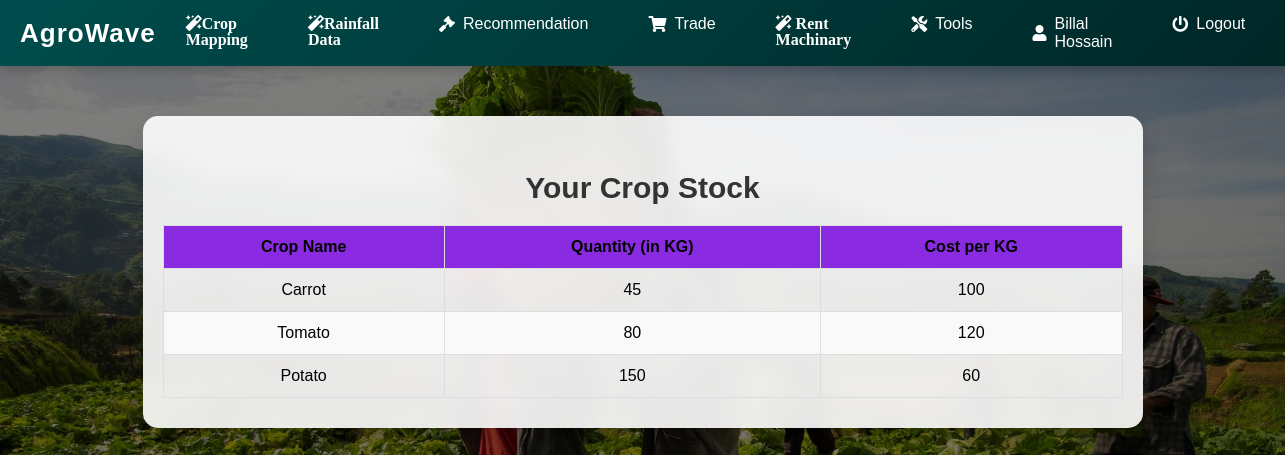
The page /farmer/fstock_crop.php (signed in) on the database its author committed.
### tables this page shows
CREATE TABLE `farmerlogin` (
  `farmer_id` int(11) NOT NULL,
  `farmer_name` varchar(255) NOT NULL,
  `password` varchar(255) NOT NULL,
  `email` varchar(255) NOT NULL,
  `phone_no` varchar(50) NOT NULL,
  `F_gender` varchar(255) NOT NULL,
  `F_birthday` varchar(255) NOT NULL,
  `F_State` varchar(255) NOT NULL,
  `F_District` varchar(255) NOT NULL,
  `F_Location` varchar(255) NOT NULL,
  `otp` int(20) DEFAULT NULL
);

CREATE TABLE `farmer_crops_trade` (
  `trade_id` int(11) NOT NULL,
  `farmer_fkid` int(50) NOT NULL,
  `Trade_crop` varchar(255) NOT NULL,
  `Crop_quantity` double NOT NULL,
  `costperkg` int(11) NOT NULL,
  `msp` int(11) NOT NULL
);

### farmer/fsession.php (called while the page is built, shortened)
<?php
$user_check = $_SESSION['farmer_login_user'];
?>

### farmer/fstock_crop.php (the view, shortened to what this page needs)
<?php
include('fsession.php');
$query4 = "SELECT farmer_id, farmer_name FROM farmerlogin WHERE email='$user_check'";
$ses_sq4 = mysqli_query($conn, $query4);
$row4 = mysqli_fetch_assoc($ses_sq4);
$farmer_fkid = $row4['farmer_id'];
$para2 = $row4['farmer_name'];
$query = "SELECT * FROM farmer_crops_trade WHERE farmer_fkid = '$farmer_fkid'";
$result = mysqli_query($conn, $query);
?>
<!DOCTYPE html>
<html lang="en">
<head>
</head>
<body>
  <?php include('fnav.php'); ?>
  <div class="container">
    <h2>Your Crop Stock</h2>
    <table>
      <thead>
        <tr>
          <th>Crop Name</th>
          <th>Quantity (in KG)</th>
          <th>Cost per KG</th>
        </tr>
      </thead>
      <tbody>
        <?php
        if (mysqli_num_rows($result) > 0) {
          while ($row = mysqli_fetch_assoc($result)) {
            echo "<tr>
                            <td>" . htmlspecialchars($row['Trade_crop']) . "</td>
                            <td>" . htmlspecialchars($row['Crop_quantity']) . "</td>
                            <td>" . htmlspecialchars($row['costperkg']) . "</td>
                          </tr>";
          }
        } else {
          echo "<tr><td colspan='3'>You have no crops in stock.</td></tr>";
        }
        ?>
      </tbody>
    </table>
  </div>
</body>
</html>

### farmer/fnav.php (shortened to what this page needs)
<!DOCTYPE html>
<html lang="en">
<head>
  <link href="https://cdnjs.cloudflare.com/ajax/libs/font-awesome/5.15.4/css/all.min.css" rel="stylesheet">
</head>
<body>
  <nav>
    <a href="../index.php" class="navbar-brand">
      AgroWave
    </a>
    <ul>
      <li>
        <a class="fas fa-magic" href="fcrop_prediction.php">Crop Mapping</a>
      </li>
      <li>
        <a class="fas fa-magic" href="frainfall_prediction.php">Rainfall Data</a>
      </li>
      <li>
        <a href="#"><i class="fas fa-gavel"></i> Recommendation</a>
      </li>
      <li>
        <a href="#"><i class="fas fa-shopping-cart"></i> Trade</a>
      </li>
      <li>
        <a class="fas fa-magic" href="show_rent.php"> Rent Machinary</a>
      </li>
      <li>
        <a href="#"><i class="fas fa-tools"></i> Tools</a>
      </li>
      <li>
        <a href="fprofile.php"><i class="fas fa-user"></i> <?php echo $para2; ?></a>
      </li>
      <li>
        <a href="flogout.php" class="text-danger"><i class="fas fa-power-off"></i> Logout</a>
      </li>
    </ul>
  </nav>
</body>
</html>

### farmer/fstock_crop.php (style rules this page uses)
body { font-family: 'Arial', sans-serif; margin: 0; padding: 0; color: #fff; background: url('../assets/img/trade.jpg') no-repeat center center fixed; background-size: cover; position: relative; min-height: 100vh; }
.container { width: 100%; max-width: 960px; margin: 50px auto; padding: 30px 20px; background: rgba(255, 255, 255, 0.9); border-radius: 15px; box-shadow: 0 10px 25px rgba(0, 0, 0, 0.15); backdrop-filter: blur(10px); z-index: 1; }
h2 { text-align: center; color: #333; font-size: 30px; margin-bottom: 20px; font-weight: 600; }
table { width: 100%; border-collapse: collapse; margin-top: 20px; }
table th, table td { padding: 12px; text-align: center; border: 1px solid #ddd; color: black; }
table th { background-color: #8A2BE2; color: black; }
table tr:nth-child(even) { background-color: #f9f9f9; }

### farmer/fnav.php (style rules this page uses)
nav { background: linear-gradient(135deg, #004d4d, #002626); display: flex; justify-content: space-between; align-items: center; padding: 10px 20px; position: sticky; top: 0; z-index: 1000; box-shadow: 0 4px 10px rgba(0, 0, 0, 0.2); }
nav .navbar-brand { display: flex; align-items: center; text-decoration: none; color: white; font-size: 26px; font-weight: bold; letter-spacing: 1px; }
nav ul { list-style: none; display: flex; margin: 0; padding: 0; }
nav ul li { margin: 0 15px; position: relative; }
nav ul li a { text-decoration: none; color: white; font-size: 16px; font-weight: 500; padding: 5px 15px; transition: all 0.3s ease; display: flex; align-items: center; border-radius: 30px; }
nav ul li a i { margin-right: 8px; }

### rows shown on the page
farmerlogin: farmer_name "Billal Hossain"
farmer_crops_trade: Trade_crop "Carrot", Crop_quantity "45", costperkg "100"
farmer_crops_trade: Trade_crop "Tomato", Crop_quantity "80", costperkg "120"
farmer_crops_trade: Trade_crop "Potato", Crop_quantity "150", costperkg "60"
